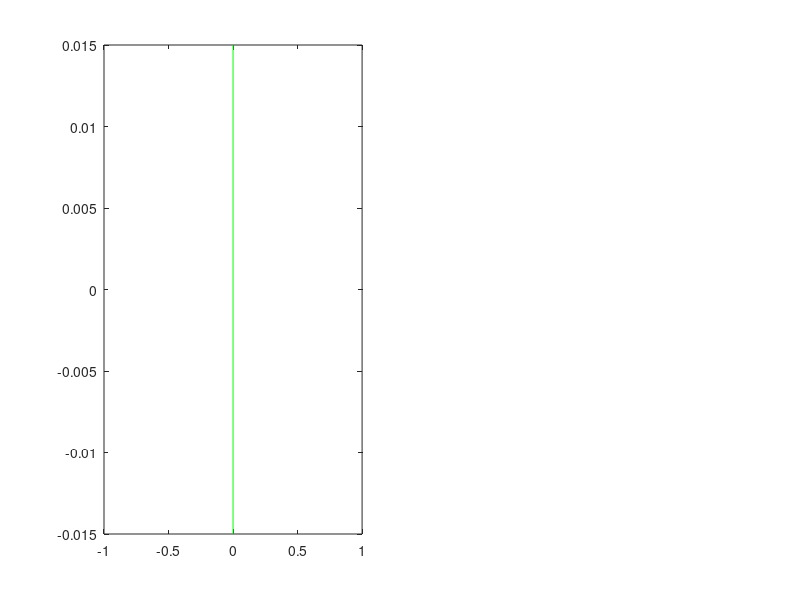

This figure's MATLAB source: (Note: this script raises an error after producing the figure.)
%% physio phase during arousal
%2/25/21
cd /ad/eng/research/eng_research_lewislab/users/bsetzer/scripts/sleep_arousals/arousal_BOLD
clc;clear;close all
addpath(genpath('../gen_functions'))

%%
% load subject
subjects={'mghthalamus1', 'mghthalamus2', 'mghthalamus3', 'mghthalamus5', 'mghthalamus6', 'mghthalamus9', 'mghthalamus10', 'mghthalamus12', 'mghthalamus13'};
range=20; %seconds
allRespArous=[];
allHbArous=[];
allHbPhase=[];

allHbAmp=[];
allRespPhase=[];
totalArousAll=zeros(length(subjects)+1,1);
for k = 1:length(subjects)
    subject = subjects{k};
    datapath = ['/projectnb/fastfmri/bsetzer/sleep_arousals/' subject '/'];
    fname=dir([datapath 'stcfsl_mc2_tvreg/' '*.nii']);
    path=[datapath 'physiophase/'];
    if subject(1)=='m'
        folder='mghthalamus/';
    else
        folder='inkrefcap/';
    end

    %storing number of arousals for each run
    totalArous = zeros(length(fname)+1,1);
    %storing arousal timeseries for each subject 
    allArous = zeros(range*2+1, 2, totalArous(1));
    kept=0;
    totalArous=zeros(length(fname));
    for i = 1:length(fname) %loop through each run
        run = fname(i).name(1:5);
        cutoff = 20; %20; %number of seconds without a click to count as arousal
        %getting arousal times and clicks for run
        fd = framewisedisplacement(subject, run, 0);
        timeMRIfd=0:0.247:(length(fd)-1);
        [arousalTimes, clicks]= extractArous_mghthal(subject, run, cutoff, folder);
        %getting physiotimeseries and number of arousals
        load([path run '_hbresp.mat'])
        hbf=bandpass(hbf, [0.7, 1.8], 1000);
        timePys=(1:length(phr))/1000; %in seconds
        %roiArous, time, kept] = extractArousalTS(subject, run, rois_hdr, folder, path, toplot, range, minClick, maxClick, arousalTimes, clicks);
        for j=1:length(arousalTimes)
            arousalTime=arousalTimes(j);
            physInd= find((timePys < arousalTime+range)&(timePys > arousalTime-range));
            fdInd=find((timeMRIfd < arousalTime+range)&(timeMRIfd > arousalTime-range));
            if (length(physInd)==40000) && (max(fdInd)<length(fd))
                if (sum(find(fd(fdInd)>0.3))==0)
                    kept=kept+1;
                    respArous=resp(physInd);
                    respHilb=hilbert(respArous);
                    hbfArous=hbf(physInd)-mean(hbf(physInd));
                    hbfHilb=hilbert(hbfArous);
                    hbfAmp=abs(hbfHilb);
                    %hbfArous1=max(hbfArous(10000:15000))-min(hbfArous(10000:15000));
                    %hbfArous2=max(hbfArous(25000:30000))- min(hbfArous(25000:30000));
                    phcpArous=phcp(physInd);
                    phrArous=phr(physInd);
                    %allHbAmp(:, totalArousAll(k)+kept)=[hbfArous1; hbfArous2];
                    allHbAmp(:, totalArousAll(k)+kept)=hbfAmp;
                    allHbPhase(:,totalArousAll(k)+kept)= phrArous;
                    allHbArous(:,totalArousAll(k)+kept)= hbfArous;
                    allRespPhase(:,totalArousAll(k)+kept)= phcpArous;    
                    allRespArous(:,totalArousAll(k)+kept)=respArous;
                end
            end
        end
    end
    totalArousAll(k+1)=totalArousAll(k)+kept;
end
%%
    timePysArous=(-20000:(20000-1))/1000;
    n=size(allRespArous,2);

    %average for each subject accross runs
    allRespAvg = mean(allRespArous,2);
    allRespStd=std(allRespArous,[],2)/sqrt(n);
    figure(); subplot(1,2,1); 
    plot([0 0], [-0.015 0.015], 'g'); hold on
    plot(timePysArous, allRespAvg); 
    plot(timePysArous, allRespAvg-allRespStd, 'b--')
    plot(timePysArous, allRespAvg+allRespStd, 'b--')
    title('Average Raw Respiration')
        
%     allRespPhaseAvg = mean(allRespPhase,2);
%         allRespPhaseErr = std(allRespPhase,[],2)/sqrt(n);
%     subplot(5,1,2); plot(timePysArous, allRespPhaseAvg); hold on
%     plot(timePysArous, allRespPhaseAvg+ allRespPhaseErr, 'b--')
%     plot(timePysArous, allRespPhaseAvg- allRespPhaseErr, 'b--')
%     title('Average Respiratory Phase')
%     
%     allHbAvg = mean(allHbArous,2);
%     allHbErr = std(allHbArous,[],2)/sqrt(n);
%     subplot(5,1,3); plot(timePysArous, allHbAvg); hold on
%     plot(timePysArous, allHbAvg+ allHbErr, 'b--')
%     plot(timePysArous, allHbAvg- allHbErr, 'b--')
%     title('Average Heartbeat Phase')
%     
%         allHbPhaseAvg = mean(allHbPhase,2);
%     allHbErr = std(allHbPhase,[],2)/sqrt(n);
%     subplot(5,1,4); plot(timePysArous, allHbPhaseAvg); hold on
%     plot(timePysArous, allHbPhaseAvg+ allHbErr, 'b--')
%     plot(timePysArous, allHbPhaseAvg- allHbErr, 'b--')
%     title('Average Heartbeat Phase')
    
    allHbAmpAvg = mean(allHbAmp,2);
    allHbAmpErr = std(allHbAmp,[],2)/sqrt(n);
    subplot(1,2,2); 
    plot([0 0], [0.7*10^-3 2.3*10^-3], 'g'); hold on
    plot(timePysArous, allHbAmpAvg); 
    plot(timePysArous, allHbAmpAvg-allHbAmpErr, 'b--')
    plot(timePysArous, allHbAmpAvg+allHbAmpErr, 'b--')
    title('Average Heartbeat Amplitude')
    ylim([0.7*10^-3 2.3*10^-3])
 
%     subplot(4,1,4); boxplot(allHbAmp');
%      ttest(allHbAmp(1,:), allHbAmp(2,:))
%      title('Heartbeat Amplitude Before and After Arousal')
%      xticklabels({'before', 'after'})
 
 %paired ttest for amplitude before and after not significant difference